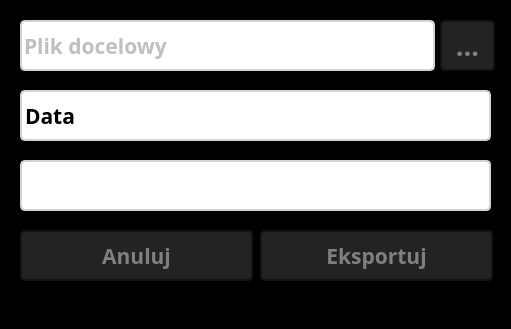
<?xml version="1.0" encoding="UTF-8"?>
<ui version="4.0">
 <class>ExportDialog</class>
 <widget class="QDialog" name="ExportDialog">
  <property name="geometry">
   <rect>
    <x>0</x>
    <y>0</y>
    <width>511</width>
    <height>329</height>
   </rect>
  </property>
  <property name="windowTitle">
   <string>PDF Eksport</string>
  </property>
  <property name="styleSheet">
   <string notr="true">#ExportDialog {
  background: black;
}

#ExportDialog QLineEdit {
  color: gray;
  border: 2px solid lightgray;
  border-radius: 5px;
}

QCalendarWidget { 
font-size:10pt; 
font-family:Calibri;
}

#ExportDialog QScrollBar:vertical {
  border: none;
  background: &quot;transparent&quot;;
  width: 15px;
  margin: 20px 0px 20px 0px;
}

#ExportDialog QScrollBar::handle:vertical {
  background: &quot;lightgray&quot;;
  min-height: 20px;
  border-radius: 2px;
}

#ExportDialog QScrollBar::add-line:vertical {
  image: url(:/images/images/downArrow.png);
  background: &quot;lightgray&quot;;
  height: 15px;
  subcontrol-position: bottom;
  subcontrol-origin: margin;
  border-radius: 2px;
}

#ExportDialog QScrollBar::sub-line:vertical {
  image: url(:/images/images/upArrow.png);
  background: &quot;lightgray&quot;;
  height: 15px;
  subcontrol-position: top;
  subcontrol-origin: margin;
  border-radius: 2px;
}










</string>
  </property>
  <widget class="QPushButton" name="cancelButton">
   <property name="geometry">
    <rect>
     <x>20</x>
     <y>230</y>
     <width>233</width>
     <height>51</height>
    </rect>
   </property>
   <property name="font">
    <font>
     <family>Calibri Light</family>
     <pointsize>16</pointsize>
     <weight>75</weight>
     <bold>true</bold>
    </font>
   </property>
   <property name="styleSheet">
    <string notr="true">QPushButton {
color: gray;
border: 2px solid rgb(20,20,20);
border-radius: 5px;
background: rgb(35,35,35);
}

QPushButton:hover {
color: white;
border: 2px solid rgb(20,20,20);
border-radius: 5px;
background: qlineargradient(x1:0, y1:0, x2:0, y2:1,
   stop: 0 rgba(80,80,80), stop: 0.7 rgb(35,35,35));
}

QPushButton:pressed {
color: white;
border: 2px solid rgb(20,20,20);
border-radius: 5px;
background: rgb(80,80,80);
}</string>
   </property>
   <property name="text">
    <string>Anuluj</string>
   </property>
  </widget>
  <widget class="QPushButton" name="exportButton">
   <property name="geometry">
    <rect>
     <x>260</x>
     <y>230</y>
     <width>233</width>
     <height>51</height>
    </rect>
   </property>
   <property name="font">
    <font>
     <family>Calibri Light</family>
     <pointsize>16</pointsize>
     <weight>75</weight>
     <bold>true</bold>
    </font>
   </property>
   <property name="styleSheet">
    <string notr="true">QPushButton {
color: gray;
border: 2px solid rgb(20,20,20);
border-radius: 5px;
background: rgb(35,35,35);
}

QPushButton:hover {
color: white;
border: 2px solid rgb(20,20,20);
border-radius: 5px;
background: qlineargradient(x1:0, y1:0, x2:0, y2:1,
   stop: 0 rgba(80,80,80), stop: 0.7 rgb(35,35,35));
}

QPushButton:pressed {
color: white;
border: 2px solid rgb(20,20,20);
border-radius: 5px;
background: rgb(80,80,80);
}</string>
   </property>
   <property name="text">
    <string>Eksportuj</string>
   </property>
  </widget>
  <widget class="QLineEdit" name="pathLineEdit">
   <property name="geometry">
    <rect>
     <x>20</x>
     <y>20</y>
     <width>415</width>
     <height>51</height>
    </rect>
   </property>
   <property name="font">
    <font>
     <family>Calibri Light</family>
     <pointsize>16</pointsize>
     <weight>75</weight>
     <bold>true</bold>
    </font>
   </property>
   <property name="text">
    <string/>
   </property>
   <property name="readOnly">
    <bool>true</bool>
   </property>
   <property name="placeholderText">
    <string>Plik docelowy</string>
   </property>
  </widget>
  <widget class="QPushButton" name="pathButton">
   <property name="geometry">
    <rect>
     <x>440</x>
     <y>20</y>
     <width>55</width>
     <height>51</height>
    </rect>
   </property>
   <property name="font">
    <font>
     <family>Calibri Light</family>
     <pointsize>20</pointsize>
     <weight>75</weight>
     <bold>true</bold>
    </font>
   </property>
   <property name="styleSheet">
    <string notr="true">QPushButton {
color: gray;
border: 2px solid rgb(20,20,20);
border-radius: 5px;
background: rgb(35,35,35);
}

QPushButton:hover {
color: white;
border: 2px solid rgb(20,20,20);
border-radius: 5px;
background: qlineargradient(x1:0, y1:0, x2:0, y2:1,
   stop: 0 rgba(80,80,80), stop: 0.7 rgb(35,35,35));
}

QPushButton:pressed {
color: white;
border: 2px solid rgb(20,20,20);
border-radius: 5px;
background: rgb(80,80,80);
}</string>
   </property>
   <property name="text">
    <string>...</string>
   </property>
  </widget>
  <widget class="QPushButton" name="startDateButton">
   <property name="geometry">
    <rect>
     <x>20</x>
     <y>160</y>
     <width>55</width>
     <height>51</height>
    </rect>
   </property>
   <property name="font">
    <font>
     <family>Calibri Light</family>
     <pointsize>20</pointsize>
     <weight>75</weight>
     <bold>true</bold>
    </font>
   </property>
   <property name="styleSheet">
    <string notr="true">QPushButton {border:none;}</string>
   </property>
   <property name="text">
    <string/>
   </property>
   <property name="icon">
    <iconset resource="resources.qrc">
     <normaloff>:/images/images/calendar.png</normaloff>:/images/images/calendar.png</iconset>
   </property>
   <property name="iconSize">
    <size>
     <width>48</width>
     <height>48</height>
    </size>
   </property>
  </widget>
  <widget class="QPushButton" name="stopDateButton">
   <property name="geometry">
    <rect>
     <x>260</x>
     <y>160</y>
     <width>55</width>
     <height>51</height>
    </rect>
   </property>
   <property name="font">
    <font>
     <family>Calibri Light</family>
     <pointsize>20</pointsize>
     <weight>75</weight>
     <bold>true</bold>
    </font>
   </property>
   <property name="styleSheet">
    <string notr="true">QPushButton {border:none;}</string>
   </property>
   <property name="text">
    <string/>
   </property>
   <property name="icon">
    <iconset resource="resources.qrc">
     <normaloff>:/images/images/calendar.png</normaloff>:/images/images/calendar.png</iconset>
   </property>
   <property name="iconSize">
    <size>
     <width>48</width>
     <height>48</height>
    </size>
   </property>
  </widget>
  <widget class="QLineEdit" name="startDateLineEdit">
   <property name="geometry">
    <rect>
     <x>80</x>
     <y>160</y>
     <width>171</width>
     <height>51</height>
    </rect>
   </property>
   <property name="font">
    <font>
     <family>Calibri Light</family>
     <pointsize>16</pointsize>
     <weight>75</weight>
     <bold>true</bold>
    </font>
   </property>
   <property name="text">
    <string/>
   </property>
   <property name="readOnly">
    <bool>true</bool>
   </property>
   <property name="placeholderText">
    <string>Data początkowa</string>
   </property>
  </widget>
  <widget class="QLineEdit" name="stopDateLineEdit">
   <property name="geometry">
    <rect>
     <x>320</x>
     <y>160</y>
     <width>171</width>
     <height>51</height>
    </rect>
   </property>
   <property name="font">
    <font>
     <family>Calibri Light</family>
     <pointsize>16</pointsize>
     <weight>75</weight>
     <bold>true</bold>
    </font>
   </property>
   <property name="text">
    <string/>
   </property>
   <property name="readOnly">
    <bool>true</bool>
   </property>
   <property name="placeholderText">
    <string>Data końcowa</string>
   </property>
  </widget>
  <widget class="QComboBox" name="categoriesComboBox">
   <property name="geometry">
    <rect>
     <x>20</x>
     <y>90</y>
     <width>471</width>
     <height>51</height>
    </rect>
   </property>
   <property name="font">
    <font>
     <family>Calibri Light</family>
     <pointsize>16</pointsize>
     <weight>75</weight>
     <bold>true</bold>
    </font>
   </property>
   <property name="styleSheet">
    <string notr="true">QComboBox {
  border-radius: 5px;
  border: 2px solid lightgray;
  background: &quot;white&quot;;
  color: &quot;gray&quot;;
}

QComboBox:on { /* shift the text when the popup opens */
   padding-top: 2px;
   padding-left: 2px;
}

QComboBox::drop-down {
  subcontrol-origin: padding;
  subcontrol-position: top right;
  right: 10px;
  border: none;
}

QComboBox::down-arrow {
  image: url(:/images/images/downArrow.png);
  height: 30px;
  width:  30px; 
}

QComboBox::down-arrow:on { /* shift the arrow when popup is open */
  top: 1px;
  left: 1px;
}



</string>
   </property>
   <property name="currentText">
    <string comment="0">Data</string>
   </property>
   <item>
    <property name="text">
     <string>Data</string>
    </property>
   </item>
   <item>
    <property name="text">
     <string>Nazwisko</string>
    </property>
   </item>
   <item>
    <property name="text">
     <string>Firma</string>
    </property>
   </item>
   <item>
    <property name="text">
     <string>Tablica rejestracyjna</string>
    </property>
   </item>
  </widget>
  <widget class="QComboBox" name="dataComboBox">
   <property name="geometry">
    <rect>
     <x>20</x>
     <y>160</y>
     <width>471</width>
     <height>51</height>
    </rect>
   </property>
   <property name="font">
    <font>
     <family>Calibri Light</family>
     <pointsize>16</pointsize>
     <weight>75</weight>
     <bold>true</bold>
    </font>
   </property>
   <property name="styleSheet">
    <string notr="true">QComboBox {
  border-radius: 5px;
  border: 2px solid lightgray;
  background: &quot;white&quot;;
  color: &quot;gray&quot;;
}

QComboBox:on { /* shift the text when the popup opens */
   padding-top: 2px;
   padding-left: 2px;
}

QComboBox::drop-down {
  subcontrol-origin: padding;
  subcontrol-position: top right;
  right: 10px;
  border: none;
}

QComboBox::down-arrow {
  image: url(:/images/images/downArrow.png);
  height: 30px;
  width:  30px; 
}

QComboBox::down-arrow:on { /* shift the arrow when popup is open */
  top: 1px;
  left: 1px;
}

</string>
   </property>
  </widget>
 </widget>
 <resources>
  <include location="resources.qrc"/>
 </resources>
 <connections/>
</ui>
